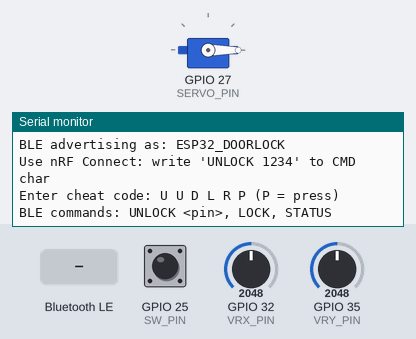
Bench run of a sketch on a simulated ESP32. Shown: servo, the last lines printed to the serial monitor. The inputs (shaded band) are chosen by the test bench; at power-on: GPIO 32 (VRX_PIN) = 2048, GPIO 25 (SW_PIN) HIGH, GPIO 35 (VRY_PIN) = 2048. Nothing arrives over Bluetooth unless stated; a phone connects over Bluetooth LE 3 s after start.

Above: at 1.7 s.
1.8 s: GPIO 32 (VRX_PIN) set to 3603
At 3.2 s:
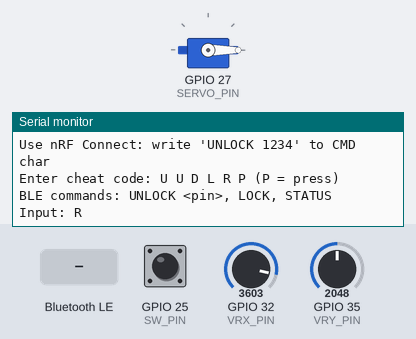
4.8 s: GPIO 25 (SW_PIN) pulled LOW for 0.15 s
At 5.5 s:
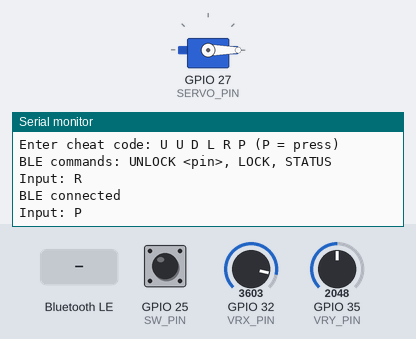
6.4 s: Bluetooth LE write "STATUS" received
At 7.5 s:
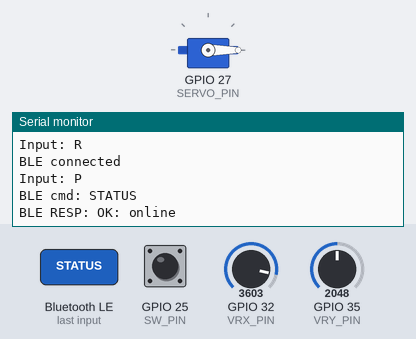
7.9 s: GPIO 25 (SW_PIN) pulled LOW for 1 s
At 8.66 s:
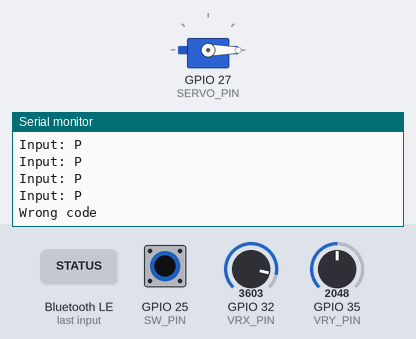
10.4 s: Bluetooth LE write "LOCK" received
At 11.6 s:
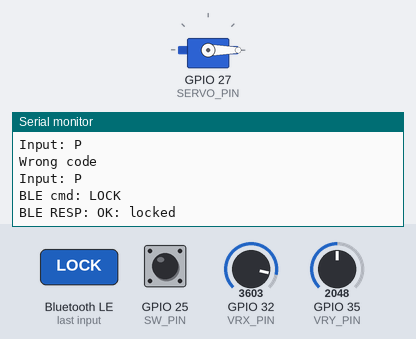
11.9 s: Bluetooth LE write "UNLOCK" received
At 12.9 s:
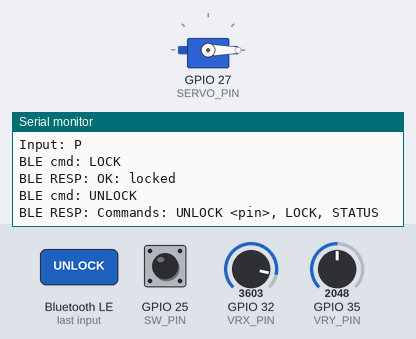

Measured:
- after the input at 1.8 s, the serial monitor: prints a new line at once (image 1)
- after the input at 4.8 s, the serial monitor: prints a new line at once (image 2)
- after the input at 6.4 s, the serial monitor: prints a new line at once (image 3)
- after the input at 7.9 s, the serial monitor: prints a new line at once (image 4)
- after the input at 10.4 s, the serial monitor: prints a new line at once (image 5)
- after the input at 11.9 s, the serial monitor: prints a new line at once (image 6)

The sketch:

sizearduino.ino
```cpp
#include <ESP32Servo.h>
#include <BLEDevice.h>
#include <BLEServer.h>
#include <BLEUtils.h>
#include <BLE2902.h>

// -----------------  pins -----------------
#define VRX_PIN 32
#define VRY_PIN 35
#define SW_PIN  25
#define SERVO_PIN 27

// ---- Joystick detection tuning (unchanged) ----
const int TRIGGER  = 900;
const int RELEASE  = 500;
const unsigned long COOLDOWN_MS = 200;

// ---- Servo angles (unchanged) ----
const int LOCK_ANGLE = 0;
const int UNLOCK_ANGLE = 90;
const unsigned long UNLOCK_MS = 3000;

// ---- Cheat code (unchanged) ----
const char cheatCode[] = {'U','U','D','L','R','P'};
const int codeLength = sizeof(cheatCode);

char inputCode[codeLength];
int inputIndex = 0;

int cx = 2048, cy = 2048;
bool armed = true;
unsigned long lastEvent = 0;

Servo lockServo;

// ----------------- BLE settings (added) -----------------
const char* BLE_NAME = "ESP32_DOORLOCK";
const String BLE_PIN = "1234"; // CHANGE THIS!

// UUIDs
#define SERVICE_UUID        "6e400001-b5a3-f393-e0a9-e50e24dcca9e"
#define CMD_CHAR_UUID       "6e400002-b5a3-f393-e0a9-e50e24dcca9e" // write commands
#define RESP_CHAR_UUID      "6e400003-b5a3-f393-e0a9-e50e24dcca9e" // notify responses

BLECharacteristic* respChar = nullptr;
bool deviceConnected = false;

void sendResp(const String& msg) {
  Serial.println("BLE RESP: " + msg);
  if (deviceConnected && respChar) {
    respChar->setValue(msg.c_str());
    respChar->notify();
  }
}

class MyServerCallbacks : public BLEServerCallbacks {
  void onConnect(BLEServer* pServer) override {
    deviceConnected = true;
    Serial.println("BLE connected");
  }
  void onDisconnect(BLEServer* pServer) override {
    deviceConnected = false;
    Serial.println("BLE disconnected");
    BLEDevice::startAdvertising();
  }
};

class CmdCallbacks : public BLECharacteristicCallbacks {
  void onWrite(BLECharacteristic* pCharacteristic) override {
    String cmd = pCharacteristic->getValue();
    cmd.trim();
    if (cmd.length() == 0) return;

    Serial.print("BLE cmd: ");
    Serial.println(cmd);

    if (cmd == "STATUS") {
      sendResp("OK: online");
      return;
    }

    if (cmd == "LOCK") {
      lockServo.write(LOCK_ANGLE);
      sendResp("OK: locked");
      return;
    }

    if (cmd.startsWith("UNLOCK ")) {
      String pin = cmd.substring(7);
      pin.trim();

      if (pin == BLE_PIN) {
        sendResp("OK: unlocked");
        Serial.println("UNLOCKED (BLE)");
        unlockDoor();
      } else {
        sendResp("ERR: bad pin");
      }
      return;
    }

    sendResp("Commands: UNLOCK <pin>, LOCK, STATUS");
  }
};

void setupBLE() {
  BLEDevice::init(BLE_NAME);

  BLEServer* server = BLEDevice::createServer();
  server->setCallbacks(new MyServerCallbacks());

  BLEService* service = server->createService(SERVICE_UUID);

  BLECharacteristic* cmdChar = service->createCharacteristic(
    CMD_CHAR_UUID,
    BLECharacteristic::PROPERTY_WRITE | BLECharacteristic::PROPERTY_WRITE_NR
  );
  cmdChar->setCallbacks(new CmdCallbacks());

  respChar = service->createCharacteristic(
    RESP_CHAR_UUID,
    BLECharacteristic::PROPERTY_NOTIFY
  );
  respChar->addDescriptor(new BLE2902()); // FIX: needs #include <BLE2902.h>

  service->start();

  BLEAdvertising* advertising = BLEDevice::getAdvertising();
  advertising->addServiceUUID(SERVICE_UUID);
  advertising->setScanResponse(true);
  advertising->start();

  Serial.println("BLE advertising as: " + String(BLE_NAME));
  Serial.println("Use nRF Connect: write 'UNLOCK 1234' to CMD char");
}

void setup() {
  Serial.begin(115200);
  pinMode(SW_PIN, INPUT_PULLUP);

  // Calibrate joystick center (don't touch stick during this)
  long sx = 0, sy = 0;
  for (int i = 0; i < 100; i++) {
    sx += analogRead(VRX_PIN);
    sy += analogRead(VRY_PIN);
    delay(5);
  }
  cx = sx / 100;
  cy = sy / 100;

  Serial.print("Center X="); Serial.print(cx);
  Serial.print("  Center Y="); Serial.println(cy);

  // Servo init (ESP32)
  lockServo.setPeriodHertz(50);
  lockServo.attach(SERVO_PIN, 500, 2400);
  lockServo.write(LOCK_ANGLE);

  // BLE init
  setupBLE();

  Serial.println("Enter cheat code: U U D L R P (P = press)");
  Serial.println("BLE commands: UNLOCK <pin>, LOCK, STATUS");
}

void loop() {
  // ---- Joystick code (UNCHANGED) ----
  int x = analogRead(VRX_PIN);
  int y = analogRead(VRY_PIN);
  int sw = digitalRead(SW_PIN);

  int dx = x - cx;
  int dy = y - cy;

  // Button press = 'P'
  if (sw == LOW && millis() - lastEvent > COOLDOWN_MS) {
    registerMove('P');
    fired();
    return;
  }

  // Direction move when armed
  if (armed && millis() - lastEvent > COOLDOWN_MS) {
    if (abs(dy) > abs(dx)) {
      if (dy > TRIGGER) { registerMove('D'); fired(); }
      else if (dy < -TRIGGER) { registerMove('U'); fired(); }
    } else {
      if (dx > TRIGGER) { registerMove('R'); fired(); }
      else if (dx < -TRIGGER) { registerMove('L'); fired(); }
    }
  }

  // Re-arm when back near center
  if (!armed) {
    if (abs(dx) < RELEASE && abs(dy) < RELEASE) {
      armed = true;
    }
  }
}


void fired() {
  lastEvent = millis();
  armed = false;
}

void registerMove(char m) {
  Serial.print("Input: ");
  Serial.println(m);

  inputCode[inputIndex++] = m;

  if (inputIndex >= codeLength) {
    checkCode();
    inputIndex = 0;
  }
}

void checkCode() {
  for (int i = 0; i < codeLength; i++) {
    if (inputCode[i] != cheatCode[i]) {
      Serial.println("Wrong code");
      return;
    }
  }
  Serial.println("UNLOCKED");
  unlockDoor();
}

void unlockDoor() {
  lockServo.write(UNLOCK_ANGLE);
  delay(UNLOCK_MS);
  lockServo.write(LOCK_ANGLE);
}
```
